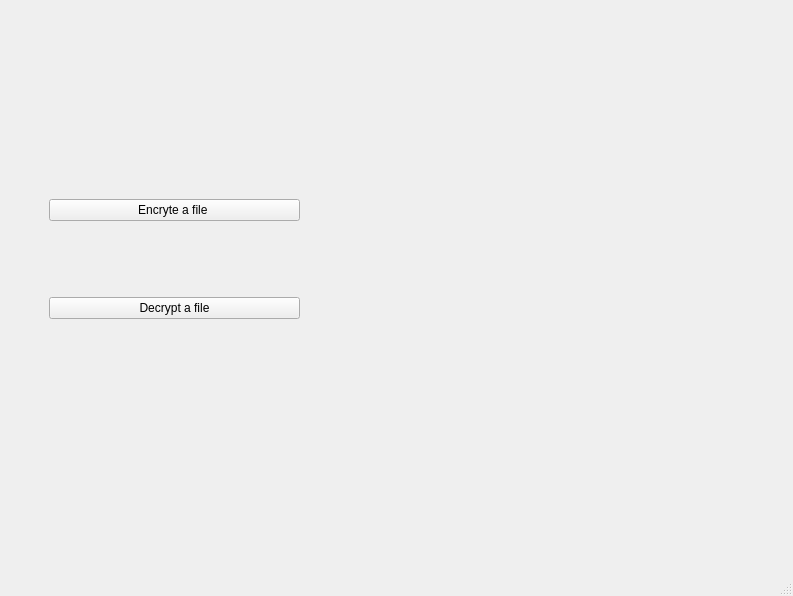
<?xml version="1.0" encoding="UTF-8"?>
<ui version="4.0">
 <class>MainWindow</class>
 <widget class="QMainWindow" name="MainWindow">
  <property name="geometry">
   <rect>
    <x>0</x>
    <y>0</y>
    <width>793</width>
    <height>596</height>
   </rect>
  </property>
  <property name="windowTitle">
   <string>MainWindow</string>
  </property>
  <widget class="QWidget" name="centralwidget">
   <widget class="QFrame" name="frame">
    <property name="geometry">
     <rect>
      <x>-1</x>
      <y>-1</y>
      <width>801</width>
      <height>591</height>
     </rect>
    </property>
    <property name="autoFillBackground">
     <bool>false</bool>
    </property>
    <property name="frameShape">
     <enum>QFrame::Shape::StyledPanel</enum>
    </property>
    <property name="frameShadow">
     <enum>QFrame::Shadow::Raised</enum>
    </property>
    <widget class="QLabel" name="Image_to_Show">
     <property name="geometry">
      <rect>
       <x>340</x>
       <y>0</y>
       <width>461</width>
       <height>581</height>
      </rect>
     </property>
     <property name="text">
      <string/>
     </property>
     <property name="pixmap">
      <pixmap>encrypt-any-file.png</pixmap>
     </property>
     <property name="scaledContents">
      <bool>true</bool>
     </property>
    </widget>
    <widget class="QWidget" name="verticalLayoutWidget">
     <property name="geometry">
      <rect>
       <x>50</x>
       <y>130</y>
       <width>251</width>
       <height>261</height>
      </rect>
     </property>
     <layout class="QVBoxLayout" name="verticalLayout">
      <item>
       <widget class="QPushButton" name="btn_select_file">
        <property name="text">
         <string>Encryte a file </string>
        </property>
       </widget>
      </item>
      <item>
       <widget class="QPushButton" name="btn_decrypt_file">
        <property name="text">
         <string> Decrypt a file </string>
        </property>
       </widget>
      </item>
     </layout>
    </widget>
   </widget>
  </widget>
  <widget class="QStatusBar" name="statusbar"/>
 </widget>
 <resources/>
 <connections/>
</ui>
